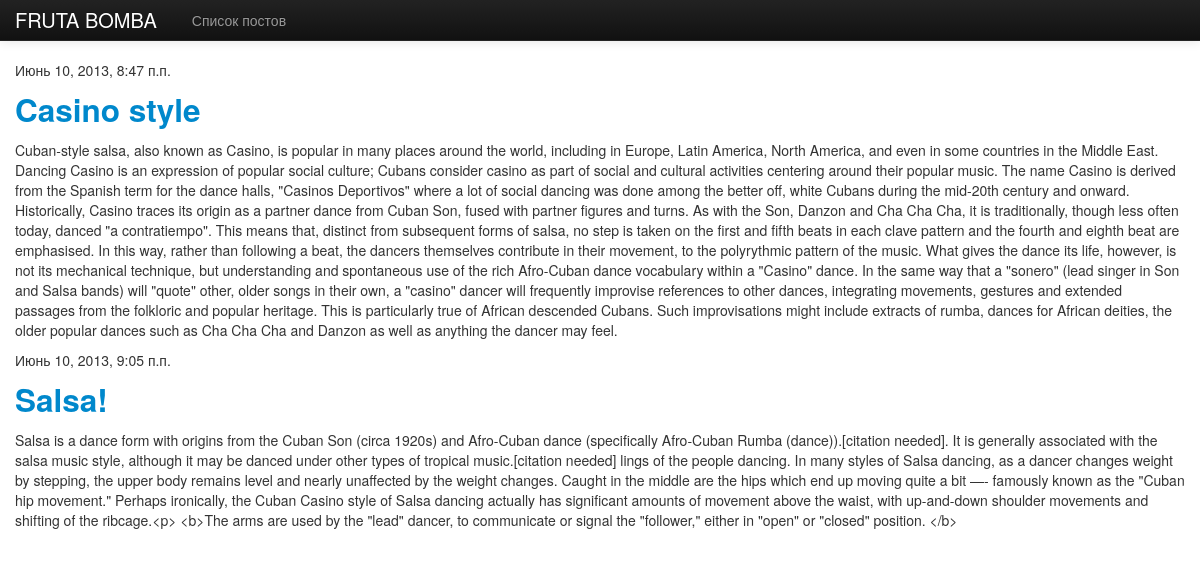
Screenshot of /blog/ with the database file from the repository.
### blog/models.py (models this page shows, shortened)
class Post(models.Model):
    title = models.CharField(max_length=255) # заголовок поста
    datetime = models.DateTimeField(u'Дата публикации') # дата публикации
    content = models.TextField(max_length=10000) # текст поста
    def get_absolute_url(self):
        return "/blog/%i/" % self.id

### blog/views.py (the view)
class PostsListView(ListView): # представление в виде списка
    model = Post                   # модель для представления

### blog/templates/blog/post_list.html
{% extends 'blog/base.html' %}
{% block content %}
    {% for post in object_list %}
        <p>{{ post.datetime }}</p>
        <h2><a href="{{ post.get_absolute_url }}">{{ post.title }}</a></h2>
        <p>{{ post.content }}</p>
    {% empty %}
    <p>Нет постов</p>
    {% endfor %}
{% endblock %}

### blog/templates/blog/base.html (shortened to what this page needs)
<!DOCTYPE html>
<html lang="ru">
    <head>
        <link href="{{STATIC_URL}}bootstrap/css/bootstrap.css" rel="stylesheet">
        <link href="{{STATIC_URL}}bootstrap/css/bootstrap-responsive.css" rel="stylesheet">
    </head>
<body>
<div class="navbar navbar-inverse navbar-fixed-top">
    <div class="navbar-inner">
        <div class="container">
            <div class="brand">FRUTA BOMBA</div>
            <ul class="nav">
                <li><a href="{% url 'list' %}" class="">Список постов</a></li>
            </ul>
        </div>
    </div>
</div>
<div class="container">
     {% block content %}Empty page{% endblock %}
</div>
</body>
</html>

### blog/templates/blog/base.html (style rules this page uses)
body { padding-top: 60px; }

### rows the page displays
Post: datetime "Июнь 10, 2013, 8:47 п.п.", title "Casino style", content "Cuban-style salsa, also known as Casino, is popular in many places around the world, including in Europe, Latin America, North America, and even in some countries in the Middle East. Dancing Casino is an expression of popular social culture; Cubans consider casino as part of social and cultural activities centering around their popular music. The name Casino is derived from the Spanish term for the dance halls, \"Casinos Deportivos\" where a lot of social dancing was done among the better off, white Cubans during the mid-20th century and onward. Historically, Casino traces its origin as a partner dance from Cuban Son, fused with partner figures and turns. As with the Son, Danzon and Cha Cha…"
Post: datetime "Июнь 10, 2013, 9:05 п.п.", title "Salsa!", content "Salsa is a dance form with origins from the Cuban Son (circa 1920s) and Afro-Cuban dance (specifically Afro-Cuban Rumba (dance)).[citation needed]. It is generally associated with the salsa music style, although it may be danced under other types of tropical music.[citation needed] lings of the people dancing. In many styles of Salsa dancing, as a dancer changes weight by stepping, the upper body remains level and nearly unaffected by the weight changes. Caught in the middle are the hips which end up moving quite a bit —- famously known as the \"Cuban hip movement.\" Perhaps ironically, the Cuban Casino style of Salsa dancing actually has significant amounts of movement above the waist, with…"
